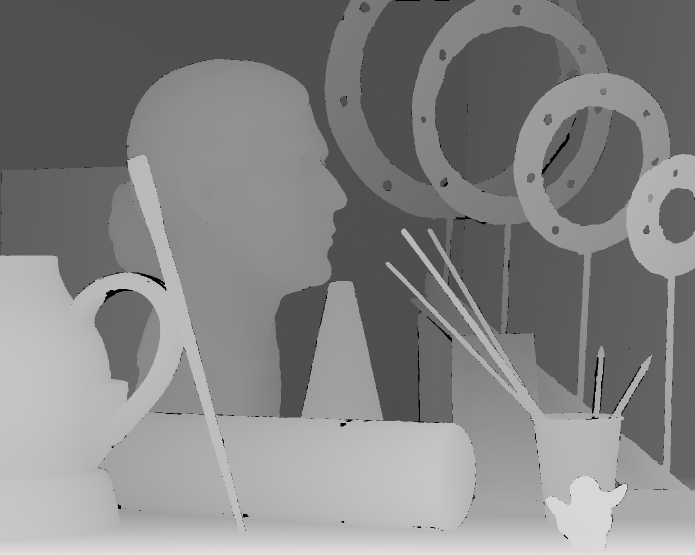
//> input picture disp1.png, 1390 x 1110 px (shown at 1/2 size)
$ ./main ../disp1.png ../kopfbad2.png 3 out.png out.png   (built with g++ and OpenCV 4)
//> lines starting //> are read from the running program, lines starting //| are printed output that depends on the picture
#include "head.h"
#include "function.h"

Mat RefImage,SrcImage;
int Imagescale;

Mat SrcDown, SrcUp;
int WinSize;

int height,width;
int s_height,s_width;

int main(int argc,char * argv[])
{
	//Input src image and verify
	RefImage    = imread(argv[1], 0);
//> RefImage is the input picture: 1110 rows x 1390 cols, CV_8UC1; min 0, max 225, mean 132.4
	SrcImage    = imread(argv[2], 0);
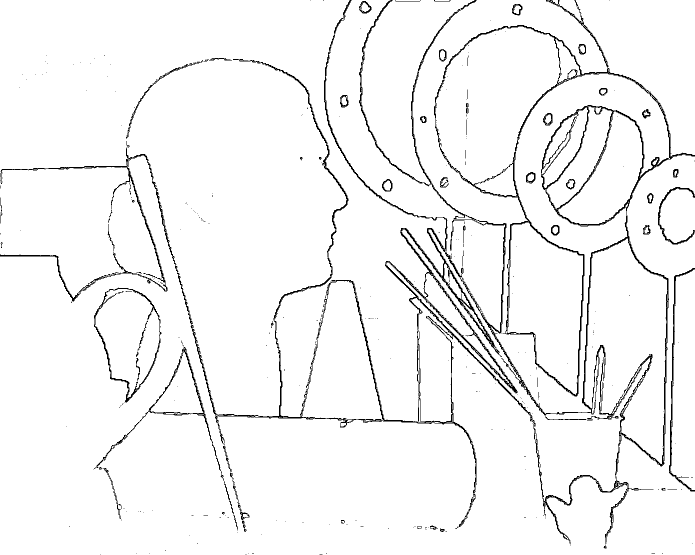
//> input picture kopfbad2.png, 1390 x 1110 px (shown at 1/2 size)
//> SrcImage: 1110 rows x 1390 cols, CV_8UC1; 95.9% white; black in thin lines or dots
    Imagescale  = atoi(argv[3]);
//> Imagescale = 3

	if (argc != 6)
	{
		cout<<"Error!"<<endl;
		cout<<"Please input the file again!"<<endl;
		return EXIT_FAILURE;
	}

	height = SrcImage.rows;
//> height = 1110
	width  = SrcImage.cols;
//> width = 1390
	s_height = height/Imagescale;
//> s_height = 370
	s_width  = width /Imagescale;
//> s_width = 463

	Mat DepthImage = SrcImage.clone();
	SrcDown = Mat::zeros(s_height, s_width, DepthImage.type());
//> SrcDown: 370 rows x 463 cols, CV_8UC1; every value is 0
	resize(DepthImage, SrcDown, SrcDown.size(), 0, 0, INTER_NEAREST);
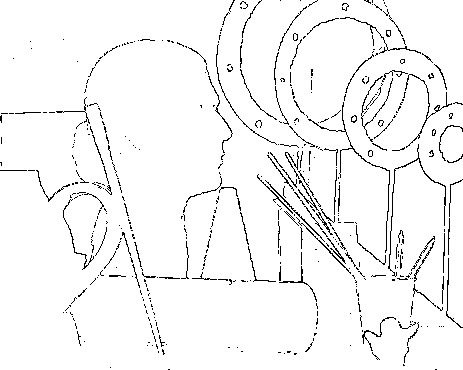
//> SrcDown: 370 rows x 463 cols, CV_8UC1; 95.9% white; black in thin lines or dots

	/*
	*sigmad = 0.5
	*sigmar = 0.1 (Notice that if you use 8-bit image that has the 0~255 intensity values, varC must be multiplied by 255)
	*window = scale*scale +1 (in high resolution, ex. scale 2x --> window = 5)
	*so:
	*2x window = 5 ;
	*4x window = 17 ;
	*8x window = 65 ;
	*16x window = 257 ;
	*downsample: nearest neighbor
	*/

    WinSize = Imagescale * Imagescale + 1;
//> WinSize = 10
	SrcUp = Mat::zeros(DepthImage.size(), DepthImage.type());

	//time for joint bilateral upsampling
	double start_time, end_time;
	start_time = clock();

//> (the run ends here: the program needs code that is not available in this run, at `JBU(SrcDown, RefImage, SrcUp, WinSize);`)
